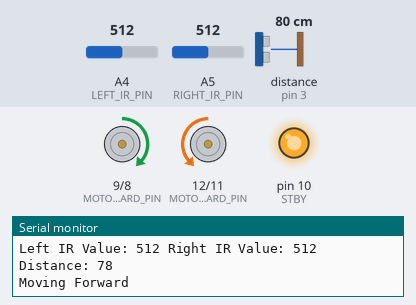
A sketch run on a simulated Arduino Uno, built with avr-gcc and run on an emulated ATmega328P. Parts: motor-driver pin pairs drawn as motors (green arrow = first pin HIGH = forward, orange = second pin HIGH = backward, longer = more drive, scaled by the enable pin, stopped while the standby pin is LOW), output pins drawn as LEDs (lit = HIGH), the last lines printed to the serial monitor. Wiring (inferred from the names in the program): ultrasonic range finder: trigger pin 2; echo pin 3. Inputs (shaded band) come from the test bench; at power-on: distance to the obstacle (sensor on pin 3) 80 cm, A4 (LEFT_IR_PIN) = 512, A5 (RIGHT_IR_PIN) = 512. The echo pulse lasts 58.3 µs per cm; pins used as bus, display or sensor lines are not drawn.

Above: at 1.2 s.
1.3 s: distance to the obstacle (sensor on pin 3) set to 2 cm
At 2.4 s:
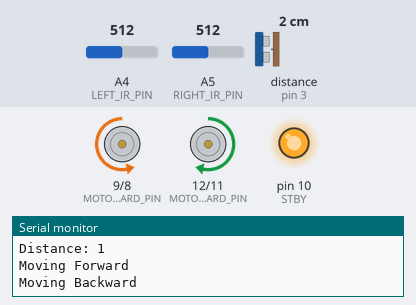
4.3 s: A4 (LEFT_IR_PIN) set to 503
At 4.8 s:
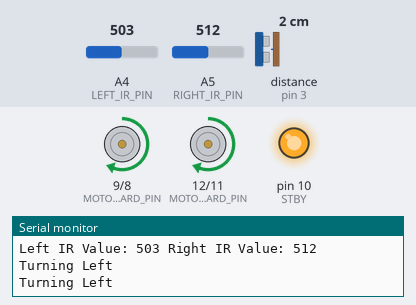
5.8 s: A5 (RIGHT_IR_PIN) set to 503
8.8 s: A4 (LEFT_IR_PIN) set to 522
At 10.8 s:
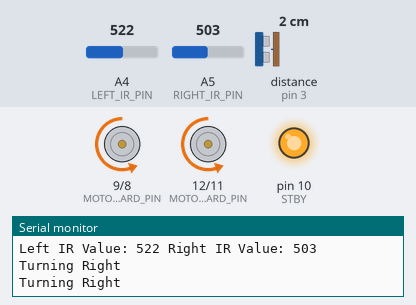
11.1 s: A4 (LEFT_IR_PIN) set to 65
At 12.2 s:
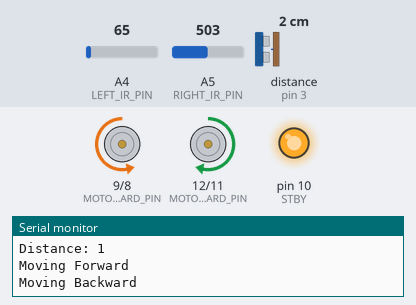
14.1 s: distance to the obstacle (sensor on pin 3) set to 15 cm
17.1 s: distance to the obstacle (sensor on pin 3) set to 18 cm
At 18.5 s:
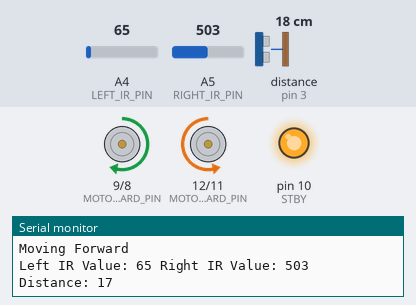
Timing chart, 0 to 20.1 s (numbered marks = the images above; inputs shaded):
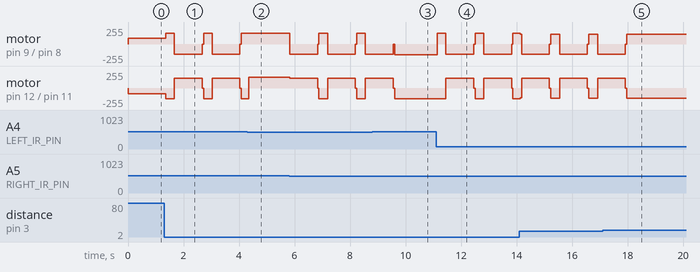

The sketch:

beet_ram_robot.ino
```cpp
// Pins for motors and TB6612FNG driver
#define MOTOR_LEFT_FORWARD_PIN 9   // AIN1
#define MOTOR_LEFT_BACKWARD_PIN 8  // AIN2
#define MOTOR_RIGHT_FORWARD_PIN 12 // BIN1
#define MOTOR_RIGHT_BACKWARD_PIN 11 // BIN2

#define MOTOR_LEFT_ENABLE_PIN 6    // PWMA (Speed control for left motor)
#define MOTOR_RIGHT_ENABLE_PIN 5   // PWMB (Speed control for right motor)

#define STBY 10 // Standby pin for TB6612FNG

// Pins for sensors
#define TRIG_PIN 2 // Trigger pin for ultrasonic sensor
#define ECHO_PIN 3 // Echo pin for ultrasonic sensor
#define LEFT_IR_PIN A4 // Left IR sensor
#define RIGHT_IR_PIN A5 // Right IR sensor

// Constants for ultrasonic sensor
#define FORWARD_DISTANCE 150 // Maximum distance for object detection
#define ACCELERATION_THRESHOLD 75 // Distance for acceleration

// Threshold for IR sensors
#define IR_THRESHOLD 512

// Declaring variables
int leftIRValue;
int rightIRValue;
bool isLeftDetected = false;
bool isRightDetected = false;
int speed = 85;  // Initial speed

unsigned long obstacleStartTime = 0;
bool isObstacleClose = false;

void setup() {
  // Setup pins for motor control
  pinMode(MOTOR_LEFT_FORWARD_PIN, OUTPUT);
  pinMode(MOTOR_LEFT_BACKWARD_PIN, OUTPUT);
  pinMode(MOTOR_RIGHT_FORWARD_PIN, OUTPUT);
  pinMode(MOTOR_RIGHT_BACKWARD_PIN, OUTPUT);
  pinMode(MOTOR_LEFT_ENABLE_PIN, OUTPUT);
  pinMode(MOTOR_RIGHT_ENABLE_PIN, OUTPUT);
  pinMode(STBY, OUTPUT);

  // Setup pins for sensors
  pinMode(LEFT_IR_PIN, INPUT);
  pinMode(RIGHT_IR_PIN, INPUT);

  // Setup pins for the ultrasonic sensor
  pinMode(TRIG_PIN, OUTPUT);
  pinMode(ECHO_PIN, INPUT);

  // Enable driver
  digitalWrite(STBY, HIGH);

  Serial.begin(115200);
}

void loop() {
  // Reading values from IR sensors
  leftIRValue = analogRead(LEFT_IR_PIN);
  rightIRValue = analogRead(RIGHT_IR_PIN);

  isLeftDetected = (leftIRValue < IR_THRESHOLD);
  isRightDetected = (rightIRValue < IR_THRESHOLD);

  Serial.print("Left IR Value: ");
  Serial.print(leftIRValue);
  Serial.print(" Right IR Value: ");
  Serial.println(rightIRValue);

  // Turning logic based on IR sensors (independent of the ultrasonic sensor)
  if (isLeftDetected && !isRightDetected) {
    Serial.println("Turning Left");
    turnLeft();
  } else if (!isLeftDetected && isRightDetected) {
    Serial.println("Turning Right");
    turnRight();
  } else {
    // If both sensors are inactive or active simultaneously, use the ultrasonic sensor
    long distance = measureDistance();
    Serial.print("Distance: ");
    Serial.println(distance);

    // If the object is within range (0-80 cm), move forward
    if (distance > 0 && distance <= FORWARD_DISTANCE) {
      if (distance <= ACCELERATION_THRESHOLD) {
        // Accelerate when the object is closer than 35 cm
        speed = map(distance, 0, ACCELERATION_THRESHOLD, 160, 85); // The closer the object, the higher the speed
      } else {
        speed = 85;  // Normal speed
      }
      moveForward(speed);  // Move forward at the current speed

      // New condition to check the distance
      if (distance <= 15) {
        if (!isObstacleClose) {
          obstacleStartTime = millis(); // Save the start time
          isObstacleClose = true;
        } else if (millis() - obstacleStartTime > 300) {
          // If the distance is less than 15 cm and more than 300 ms have passed
          moveBackward(150); // Move backward at speed 150
          delay(1000); // Wait 1 second
          stopMotors(); // Stop the motors
          isObstacleClose = false; // Reset state
        }
      } else {
        isObstacleClose = false; // If the distance is greater than 15 cm, reset the state
      }
    } else {
      stopMotors();  // If the object is not found, stop
    }
  }
  delay(50);  // Delay for data update
}

// Function for moving forward
void moveForward(int speed) {
  Serial.println("Moving Forward");
  moveLeftForward(speed);
  moveRightForward(speed);
}

// Function for moving backward
void moveBackward(int speed) {
  Serial.println("Moving Backward");
  moveLeftBackward(speed);
  moveRightBackward(speed);
}

// Function to stop the motors
void stopMotors() {
  Serial.println("Stop");
  analogWrite(MOTOR_LEFT_ENABLE_PIN, 0);
  analogWrite(MOTOR_RIGHT_ENABLE_PIN, 0);
  digitalWrite(MOTOR_LEFT_FORWARD_PIN, LOW);
  digitalWrite(MOTOR_LEFT_BACKWARD_PIN, LOW);
  digitalWrite(MOTOR_RIGHT_FORWARD_PIN, LOW);
  digitalWrite(MOTOR_RIGHT_BACKWARD_PIN, LOW);
}

// Function to turn left
void turnLeft() {
  Serial.println("Turning Left");
  moveLeftForward(speed);
  moveRightBackward(speed);
}

// Function to turn right
void turnRight() {
  Serial.println("Turning Right");
  moveLeftBackward(speed);
  moveRightForward(speed);
}

// New motor control functions

// Move the left wheel forward
void moveLeftForward(int speed) {
  digitalWrite(MOTOR_LEFT_FORWARD_PIN, HIGH);
  digitalWrite(MOTOR_LEFT_BACKWARD_PIN, LOW);
  analogWrite(MOTOR_LEFT_ENABLE_PIN, speed);
}

// Move the left wheel backward
void moveLeftBackward(int speed) {
  digitalWrite(MOTOR_LEFT_FORWARD_PIN, LOW);
  digitalWrite(MOTOR_LEFT_BACKWARD_PIN, HIGH);
  analogWrite(MOTOR_LEFT_ENABLE_PIN, speed);
}

// Move the right wheel forward
void moveRightForward(int speed) {
  digitalWrite(MOTOR_RIGHT_FORWARD_PIN, LOW);
  digitalWrite(MOTOR_RIGHT_BACKWARD_PIN, HIGH);
  analogWrite(MOTOR_RIGHT_ENABLE_PIN, speed);
}

// Move the right wheel backward
void moveRightBackward(int speed) {
  digitalWrite(MOTOR_RIGHT_FORWARD_PIN, HIGH);
  digitalWrite(MOTOR_RIGHT_BACKWARD_PIN, LOW);
  analogWrite(MOTOR_RIGHT_ENABLE_PIN, speed);
}

// Function to measure distance using the ultrasonic sensor
long measureDistance() {
  digitalWrite(TRIG_PIN, LOW);
  delayMicroseconds(2);
  digitalWrite(TRIG_PIN, HIGH);
  delayMicroseconds(10);
  digitalWrite(TRIG_PIN, LOW);

  long duration = pulseIn(ECHO_PIN, HIGH);
  long distance = duration * 0.034 / 2;  // Convert to cm
  return distance;
}
```

Measured:
- the behaviour switches between 512 and 511 on A4 (LEFT_IR_PIN) (found by bisection; images 1 and 2)
- the behaviour switches between 16 and 17 cm on distance to the obstacle (sensor on pin 3) (found by bisection; images 4 and 5)
- after the input at 4.3 s, motor on pin 9 (MOTOR_LEFT_FORWARD_PIN) / pin 8 (MOTOR_LEFT_BACKWARD_PIN): stays forward 159/255 (without the input it goes to backward 150/255 after 0.10 s)
- after the input at 8.8 s, motor on pin 12 (MOTOR_RIGHT_FORWARD_PIN) / pin 11 (MOTOR_RIGHT_BACKWARD_PIN): goes on until 9.6 s, then stays backward 158/255
- after the input at 11.1 s, motor on pin 9 (MOTOR_LEFT_FORWARD_PIN) / pin 8 (MOTOR_LEFT_BACKWARD_PIN): alternates forward 159/255 for 0.34 s and backward 150/255 for 1.0 s, starting at once; motor on pin 12 (MOTOR_RIGHT_FORWARD_PIN) / pin 11 (MOTOR_RIGHT_BACKWARD_PIN): alternates backward 159/255 for 0.34 s and forward 150/255 for 1.0 s, starting at once
- after the input at 17.1 s, motor on pin 9 (MOTOR_LEFT_FORWARD_PIN) / pin 8 (MOTOR_LEFT_BACKWARD_PIN): goes on until 18.0 s, then stays forward 150/255; motor on pin 12 (MOTOR_RIGHT_FORWARD_PIN) / pin 11 (MOTOR_RIGHT_BACKWARD_PIN): goes on until 18.0 s, then stays backward 150/255
